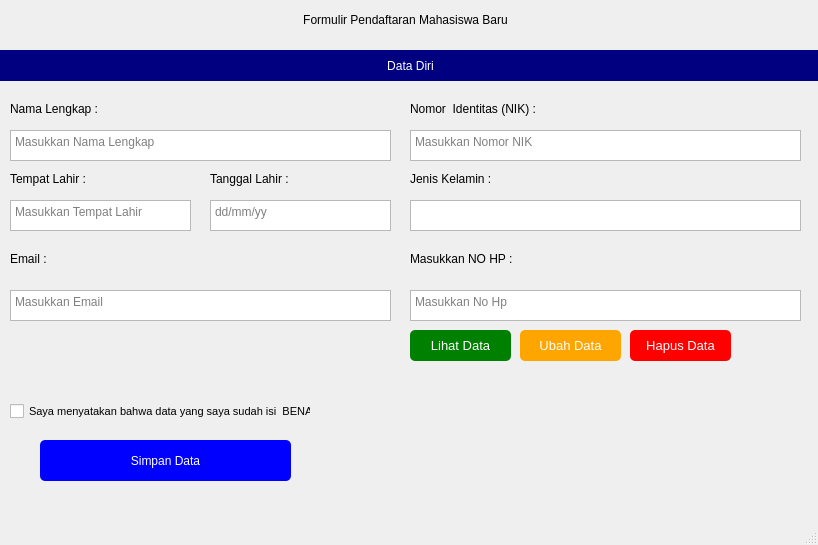
<?xml version="1.0" encoding="UTF-8"?>
<ui version="4.0">
 <class>MainWindow</class>
 <widget class="QMainWindow" name="MainWindow">
  <property name="geometry">
   <rect>
    <x>0</x>
    <y>0</y>
    <width>818</width>
    <height>545</height>
   </rect>
  </property>
  <property name="windowTitle">
   <string>MainWindow</string>
  </property>
  <property name="inputMethodHints">
   <set>Qt::ImhNone</set>
  </property>
  <widget class="QWidget" name="centralwidget">
   <widget class="QLabel" name="label">
    <property name="geometry">
     <rect>
      <x>0</x>
      <y>10</y>
      <width>811</width>
      <height>20</height>
     </rect>
    </property>
    <property name="text">
     <string>Formulir Pendaftaran Mahasiswa Baru</string>
    </property>
    <property name="alignment">
     <set>Qt::AlignCenter</set>
    </property>
   </widget>
   <widget class="QLabel" name="label_2">
    <property name="geometry">
     <rect>
      <x>0</x>
      <y>50</y>
      <width>821</width>
      <height>31</height>
     </rect>
    </property>
    <property name="styleSheet">
     <string notr="true">background-color: navy;
color: white;
opacity: 0.6;</string>
    </property>
    <property name="text">
     <string>Data Diri</string>
    </property>
    <property name="alignment">
     <set>Qt::AlignCenter</set>
    </property>
   </widget>
   <widget class="QLabel" name="label_3">
    <property name="geometry">
     <rect>
      <x>10</x>
      <y>100</y>
      <width>111</width>
      <height>17</height>
     </rect>
    </property>
    <property name="text">
     <string>Nama Lengkap :</string>
    </property>
    <property name="alignment">
     <set>Qt::AlignLeading|Qt::AlignLeft|Qt::AlignVCenter</set>
    </property>
   </widget>
   <widget class="QPlainTextEdit" name="plainTextEdit">
    <property name="geometry">
     <rect>
      <x>10</x>
      <y>130</y>
      <width>381</width>
      <height>31</height>
     </rect>
    </property>
    <property name="styleSheet">
     <string notr="true">color: gray;
font-size: 12px;</string>
    </property>
    <property name="inputMethodHints">
     <set>Qt::ImhEmailCharactersOnly|Qt::ImhMultiLine</set>
    </property>
    <property name="readOnly">
     <bool>false</bool>
    </property>
    <property name="plainText">
     <string>Masukkan Nama Lengkap</string>
    </property>
   </widget>
   <widget class="QLabel" name="label_4">
    <property name="geometry">
     <rect>
      <x>10</x>
      <y>170</y>
      <width>111</width>
      <height>17</height>
     </rect>
    </property>
    <property name="text">
     <string>Tempat Lahir :</string>
    </property>
    <property name="alignment">
     <set>Qt::AlignLeading|Qt::AlignLeft|Qt::AlignVCenter</set>
    </property>
   </widget>
   <widget class="QPlainTextEdit" name="plainTextEdit_2">
    <property name="geometry">
     <rect>
      <x>10</x>
      <y>200</y>
      <width>181</width>
      <height>31</height>
     </rect>
    </property>
    <property name="styleSheet">
     <string notr="true">color: gray;
font-size: 12px;</string>
    </property>
    <property name="plainText">
     <string>Masukkan Tempat Lahir</string>
    </property>
   </widget>
   <widget class="QLabel" name="label_5">
    <property name="geometry">
     <rect>
      <x>210</x>
      <y>170</y>
      <width>111</width>
      <height>17</height>
     </rect>
    </property>
    <property name="text">
     <string>Tanggal Lahir :</string>
    </property>
    <property name="alignment">
     <set>Qt::AlignLeading|Qt::AlignLeft|Qt::AlignVCenter</set>
    </property>
   </widget>
   <widget class="QPlainTextEdit" name="plainTextEdit_3">
    <property name="geometry">
     <rect>
      <x>210</x>
      <y>200</y>
      <width>181</width>
      <height>31</height>
     </rect>
    </property>
    <property name="styleSheet">
     <string notr="true">color: gray;
font-size: 12px;</string>
    </property>
    <property name="plainText">
     <string>dd/mm/yy</string>
    </property>
   </widget>
   <widget class="QLabel" name="label_6">
    <property name="geometry">
     <rect>
      <x>410</x>
      <y>100</y>
      <width>171</width>
      <height>17</height>
     </rect>
    </property>
    <property name="text">
     <string>Nomor  Identitas (NIK) :</string>
    </property>
    <property name="alignment">
     <set>Qt::AlignLeading|Qt::AlignLeft|Qt::AlignVCenter</set>
    </property>
   </widget>
   <widget class="QPlainTextEdit" name="plainTextEdit_4">
    <property name="geometry">
     <rect>
      <x>410</x>
      <y>130</y>
      <width>391</width>
      <height>31</height>
     </rect>
    </property>
    <property name="styleSheet">
     <string notr="true">color: gray;
font-size: 12px;</string>
    </property>
    <property name="plainText">
     <string>Masukkan Nomor NIK</string>
    </property>
   </widget>
   <widget class="QLabel" name="label_7">
    <property name="geometry">
     <rect>
      <x>410</x>
      <y>170</y>
      <width>111</width>
      <height>17</height>
     </rect>
    </property>
    <property name="text">
     <string>Jenis Kelamin :</string>
    </property>
    <property name="alignment">
     <set>Qt::AlignLeading|Qt::AlignLeft|Qt::AlignVCenter</set>
    </property>
   </widget>
   <widget class="QLabel" name="label_8">
    <property name="geometry">
     <rect>
      <x>410</x>
      <y>250</y>
      <width>141</width>
      <height>17</height>
     </rect>
    </property>
    <property name="text">
     <string>Masukkan NO HP :</string>
    </property>
    <property name="alignment">
     <set>Qt::AlignLeading|Qt::AlignLeft|Qt::AlignVCenter</set>
    </property>
   </widget>
   <widget class="QPlainTextEdit" name="plainTextEdit_5">
    <property name="geometry">
     <rect>
      <x>410</x>
      <y>290</y>
      <width>391</width>
      <height>31</height>
     </rect>
    </property>
    <property name="styleSheet">
     <string notr="true">color: gray;
font-size: 12px;</string>
    </property>
    <property name="plainText">
     <string>Masukkan No Hp</string>
    </property>
   </widget>
   <widget class="QLabel" name="label_9">
    <property name="geometry">
     <rect>
      <x>10</x>
      <y>250</y>
      <width>111</width>
      <height>17</height>
     </rect>
    </property>
    <property name="text">
     <string>Email :</string>
    </property>
    <property name="alignment">
     <set>Qt::AlignLeading|Qt::AlignLeft|Qt::AlignVCenter</set>
    </property>
   </widget>
   <widget class="QPlainTextEdit" name="plainTextEdit_6">
    <property name="geometry">
     <rect>
      <x>10</x>
      <y>290</y>
      <width>381</width>
      <height>31</height>
     </rect>
    </property>
    <property name="styleSheet">
     <string notr="true">color: gray;
font-size: 12px;</string>
    </property>
    <property name="plainText">
     <string>Masukkan Email</string>
    </property>
   </widget>
   <widget class="QPushButton" name="pushButton">
    <property name="geometry">
     <rect>
      <x>40</x>
      <y>440</y>
      <width>251</width>
      <height>41</height>
     </rect>
    </property>
    <property name="styleSheet">
     <string notr="true">background-color: blue;
color: white;
border-radius: 5px;
</string>
    </property>
    <property name="text">
     <string>Simpan Data</string>
    </property>
   </widget>
   <widget class="QCheckBox" name="checkBox">
    <property name="geometry">
     <rect>
      <x>10</x>
      <y>400</y>
      <width>301</width>
      <height>23</height>
     </rect>
    </property>
    <property name="font">
     <font>
      <pointsize>8</pointsize>
      <weight>50</weight>
      <bold>false</bold>
     </font>
    </property>
    <property name="text">
     <string>Saya menyatakan bahwa data yang saya sudah isi  BENAR</string>
    </property>
   </widget>
   <widget class="QPushButton" name="pushButton_2">
    <property name="geometry">
     <rect>
      <x>520</x>
      <y>330</y>
      <width>101</width>
      <height>31</height>
     </rect>
    </property>
    <property name="font">
     <font>
      <pointsize>10</pointsize>
     </font>
    </property>
    <property name="styleSheet">
     <string notr="true">background-color: orange;
color: white;
border-radius: 5px;</string>
    </property>
    <property name="text">
     <string>Ubah Data</string>
    </property>
   </widget>
   <widget class="QPushButton" name="pushButton_3">
    <property name="geometry">
     <rect>
      <x>630</x>
      <y>330</y>
      <width>101</width>
      <height>31</height>
     </rect>
    </property>
    <property name="font">
     <font>
      <pointsize>10</pointsize>
     </font>
    </property>
    <property name="styleSheet">
     <string notr="true">background-color: red;
color: white;
border-radius: 5px;</string>
    </property>
    <property name="text">
     <string>Hapus Data</string>
    </property>
   </widget>
   <widget class="QPushButton" name="pushButton_4">
    <property name="geometry">
     <rect>
      <x>410</x>
      <y>330</y>
      <width>101</width>
      <height>31</height>
     </rect>
    </property>
    <property name="font">
     <font>
      <pointsize>10</pointsize>
     </font>
    </property>
    <property name="styleSheet">
     <string notr="true">background-color: green;
color: white;
border-radius: 5px;</string>
    </property>
    <property name="text">
     <string>Lihat Data</string>
    </property>
   </widget>
   <widget class="QPlainTextEdit" name="plainTextEdit_7">
    <property name="geometry">
     <rect>
      <x>410</x>
      <y>200</y>
      <width>391</width>
      <height>31</height>
     </rect>
    </property>
    <property name="styleSheet">
     <string notr="true">color: gray;
font-size: 12px;</string>
    </property>
    <property name="plainText">
     <string/>
    </property>
   </widget>
  </widget>
  <widget class="QStatusBar" name="statusbar"/>
 </widget>
 <resources/>
 <connections/>
</ui>
